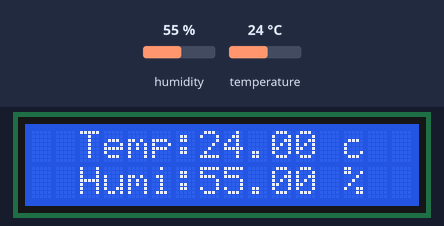
Bench run of a sketch on a simulated Arduino Uno, built with avr-gcc and run on an emulated ATmega328P. Parts: 16×2 character LCD. Inputs (shaded band) come from the test bench; at power-on: humidity 55 %, temperature 24 °C. What the sketch prints to the serial monitor is not drawn.

Above: at 2.6 s.
2.7 s: humidity set to 22 %
At 4.7 s:
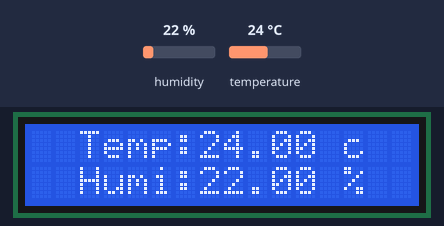
5.7 s: temperature set to 12 °C
At 7.5 s:
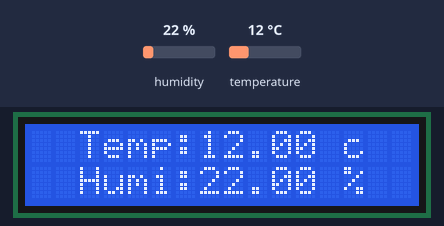
8.7 s: humidity set to 40 %
At 11.4 s:
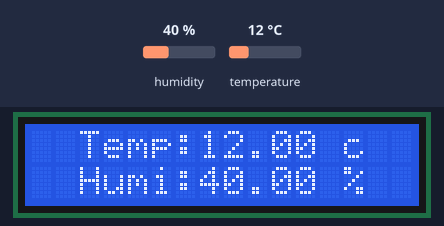
11.7 s: temperature set to 19 °C
At 13.2 s:
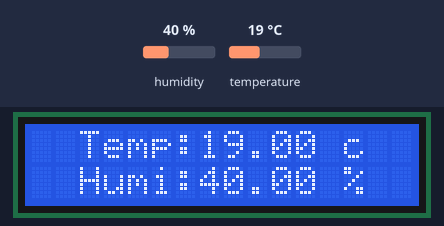
Timing chart, 0 to 14.7 s (numbered marks = the images above; inputs shaded):
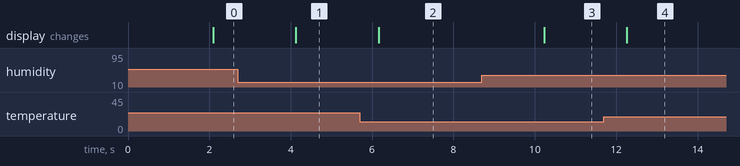

The sketch:

lab3-3.ino
```cpp
#include <Wire.h>
#include <LiquidCrystal_I2C.h> /*include LCD I2C Library*/
LiquidCrystal_I2C lcd(0x27, 16, 2); /*I2C scanned address defined + I2C screen size*/
#include "DHT.h"
DHT dht;

void setup() {
  Serial.begin(9600);
  Serial.println();
  Serial.println("Status\tHumidity (%)\tTemperature (C)\t(F)");
  dht.setup(A2); // data pin 2
  lcd.init();
  lcd.backlight();
}

void loop() {
  delay(dht.getMinimumSamplingPeriod());
  float humidity = dht.getHumidity(); // ดึงค่าความชื้น
  float temperature = dht.getTemperature(); // ดึงค่าอุณหภูมิ

  Serial.print(dht.getStatusString());
  Serial.print("\t");
  Serial.print(humidity, 1);
  Serial.print("\t\t");
  Serial.print(temperature, 1);
  Serial.print("\t\t");
  Serial.println(dht.toFahrenheit(temperature), 1);

  lcd.setCursor(2, 0); //ฟังก์ชั่นในการกำหนดตำแหน่ง Cursor
  lcd.print("Temp:"); //แสดงค่าความซื้นบนLCD
  lcd.setCursor(7, 0);
  lcd.print(temperature);
  lcd.setCursor(13, 0);
  lcd.print("c");

  lcd.setCursor(2, 1); //ฟังก์ชั่นในการกำหนดตำแหน่ง Cursor
  lcd.print("Humi:"); //แสดงค่าอุณหภูมิบนLCD
  lcd.setCursor(7, 1);
  lcd.print(humidity);
  lcd.setCursor(13, 1);
  lcd.print("%");

}
```

Measured:
- after the input at 2.7 s, the display: changes after 1.4 s (image 1)
- after the input at 5.7 s, the display: changes after 0.46 s (image 2)
- after the input at 8.7 s, the display: changes after 1.5 s (image 3)
- after the input at 11.7 s, the display: changes after 0.56 s (image 4)
